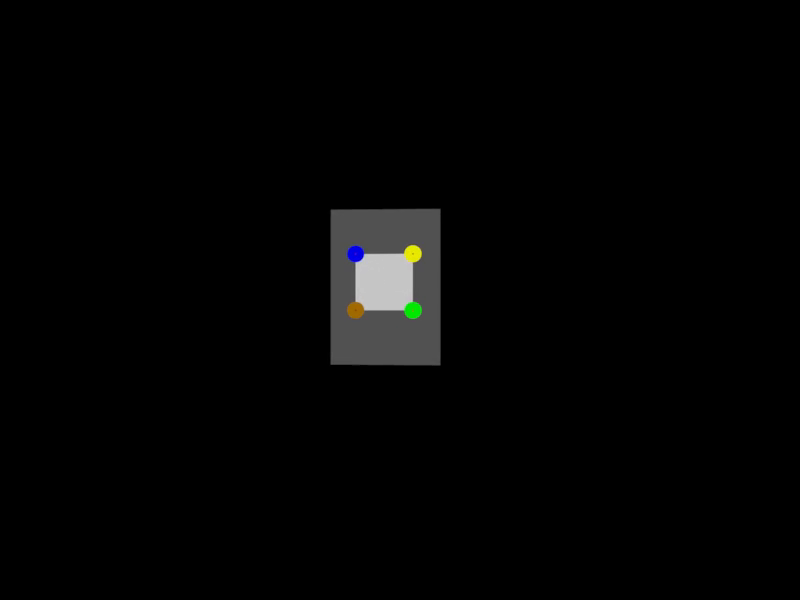
#> input picture frame 88 of q1/padrao.mp4, 800 x 600 px
$ python q1.py
#> lines starting #> are read from the running program, lines starting #| are printed output that depends on the picture; after the words box and inside, x2 and y2 are one past the last pixel; in counts of white or black regions, pixels touching at a corner belong together
#> further down, frame is the input picture: shape (600, 800, 3); mean B, G, R 3.6, 3.7, 3.7
#!/usr/bin/python
# -*- coding: utf-8 -*-
# Vídeo deste código rodando
# https://youtu.be/SjwakdVQnI8

# Este NÃO é um programa ROS

from __future__ import print_function, division

import cv2
import os,sys, os.path
import numpy as np
import math

print("Rodando Python versão ", sys.version)
print("OpenCV versão: ", cv2.__version__)
print("Diretório de trabalho: ", os.getcwd())

# Arquivos necessários
video = "padrao.mp4"

## Trecho trazido do notebook com a explicação

#Fonte para escritas da opencv
font = cv2.FONT_HERSHEY_COMPLEX_SMALL


def crosshair(img, point, size, color):
    """ Desenha um crosshair centrado no point.
        point deve ser uma tupla (x,y)
        color é uma tupla R,G,B uint8
    """
    x,y = point
    cv2.line(img,(x - size,y),(x + size,y),color,2)
    cv2.line(img,(x,y - size),(x, y + size),color,2)

def texto(img, a, p, thick=1,sz=1 ):
    """Escreve na img RGB dada a string a na posição definida pela tupla p"""
    cv2.putText(img, str(a), p, font,sz,(200,200,0),thick,cv2.LINE_AA)


def center_of_contour(contorno):
    """ Retorna uma tupla (cx, cy) que desenha o centro do contorno"""
    M = cv2.moments(contorno)
    # Condição inicial
    if M["m00"] == 0:
        M["m00"] = 1
    # Usando a expressão do centróide definida em: https://en.wikipedia.org/wiki/Image_moment
    cX = int(M["m10"] / M["m00"])
    cY = int(M["m01"] / M["m00"])
    return (int(cX), int(cY))


def centro_maior_contorno(mask):
    """Retorna uma tupla com (x,y) do centro do maior contorno da imagem binária passada como entrada.
        Retorna também o contorno para plot
    """
    contornos, arvore = cv2.findContours(mask, cv2.RETR_TREE, cv2.CHAIN_APPROX_SIMPLE)
    maior = -1.0
    maior_c = None
    for c in contornos:
        a = cv2.contourArea(c) # área
        if a > maior:
            p = center_of_contour(c) # centro de massa
            maior = a
            maior_c = c
    return p,maior_c

def dist(p0, p1):
    """Retorna a distância entre duas tuplas (x,y)"""
    dx = p0[0] - p1[0]
    dy = p0[1] - p1[1]
    return math.sqrt(math.pow(dx,2) + math.pow(dy, 2))

def middle(p0, p1):
    p = p0
    t = p1
    return (int((p[0]+t[0])/2.0), int((p[1]+t[1])/2.0))

def processa_dist(frame_bgr, f, H):
    """ Recebe um frame BGR e mede a distância em pixels entre os círculos verde e amarelo presentes na imagem"""
#> called with f = 1190, H = 0.1

    # Isolating the yellow circle
    ret, y = cv2.threshold(frame_bgr[:,:,2], 230, 255, cv2.THRESH_BINARY) # Veja https://github.com/mirwox/revisao2020
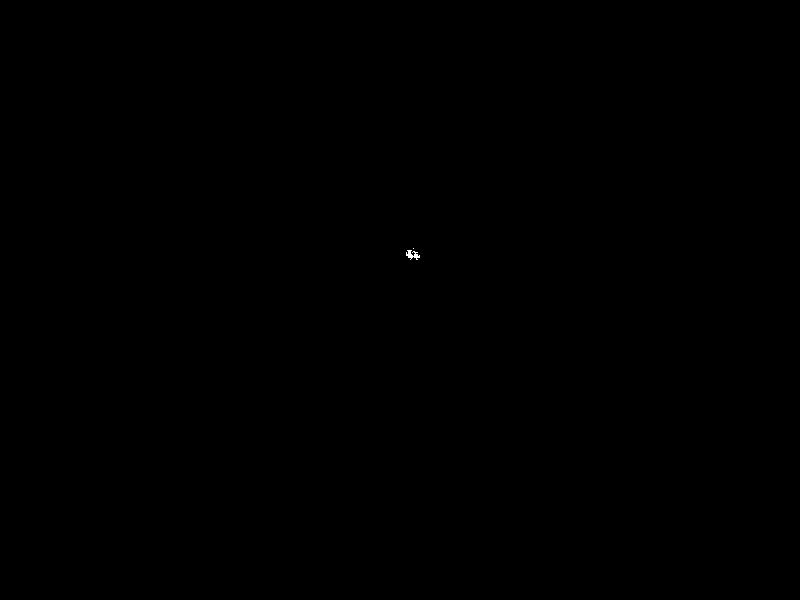
#> y: shape (600, 800); 0.02% white; 2 white regions (1 under 20 px), largest, box (x1, y1, x2, y2) and area: (406, 250, 420, 260) 74
    img = frame_bgr.copy()

    # isolating the green circle
    g_in = img[:,:,1]&(~img[:,:,2])
    ret,g = cv2.threshold(g_in, 230, 255, cv2.THRESH_BINARY)
#> g: shape (600, 800); 0.02% white; 2 white regions (1 under 20 px), largest, box (x1, y1, x2, y2) and area: (406, 304, 420, 318) 109

    # creation of an image for display purposes
    or_img = y|g
#> or_img: shape (600, 800); 0.04% white; 4 white regions (2 under 20 px), largest, box (x1, y1, x2, y2) and area: (406, 304, 420, 318) 109, (406, 250, 420, 260) 74
    or_bgr = cv2.cvtColor(or_img, cv2.COLOR_GRAY2BGR)
#> or_bgr: shape (600, 800, 3); 0.04% white; 4 white regions (2 under 20 px)

    # Finding the contours
    centro_yellow,cont_yellow  = centro_maior_contorno(y)
#> in centro_maior_contorno, `contornos, arvore = cv2.findContours(mask, cv2.RETR_TREE, cv2.CHAIN_AP..`: contornos = 2 contours, 1 with area under 20; largest, box (x1, y1, x2, y2) and area: (406, 250, 420, 260) 44; arvore = [[1, -1, -1, -1], [-1, 0, -1, -1]]
#> the loop in centro_maior_contorno, `for c in contornos:` made 2 passes
#> (a, cX in center_of_contour, cY in center_of_contour, maior) on pass 1: (44, 411, 254, 44)
#> (c, a) on pass 2: ([[413, 248]], 0)
#> after the loop in centro_maior_contorno, `for c in contornos:`: maior = 44; maior_c = contour of 42 points, box (x1, y1, x2, y2) (406, 250, 420, 260), area 44
#> centro_yellow = (411, 254); cont_yellow has the same summary as maior_c in centro_maior_contorno
    centro_green, cont_green = centro_maior_contorno(g)
#> in centro_maior_contorno (call 2), `contornos, arvore = cv2.findContours(mask, cv2.RETR_TREE, cv2.CHAIN_AP..`: contornos = 4 contours, 3 with area under 20; largest, box (x1, y1, x2, y2) and area: (406, 304, 420, 318) 100; arvore = [[1, -1, -1, -1], [-1, 0, 2, -1], [3, -1, -1, 1], [-1, 2, -1, 1]]
#> the loop in centro_maior_contorno (call 2), `for c in contornos:` made 4 passes
#> (a, cX in center_of_contour, cY in center_of_contour, maior, maior_c) on pass 1: (0, 0, 0, 0, [[419, 306]])
#> (a, cX in center_of_contour, cY in center_of_contour, maior) on pass 2: (99.5, 412, 309, 99.5)
#> centro_green = (412, 309); cont_green = contour of 28 points, box (x1, y1, x2, y2) (406, 304, 420, 318), area 100

    # Drawing the centers
    crosshair(or_bgr, centro_yellow, 5, (0,0,255))
#> in crosshair, `x,y = point`: x = 411; y = 254
#> in crosshair, `cv2.line(img,(x,y - size),(x, y + size),color,2)`: img: shape (600, 800, 3); mean B, G, R 0.1, 0.1, 0.1
    crosshair(or_bgr, centro_green, 5, (0,0,255))
#> in crosshair (call 2), `cv2.line(img,(x - size,y),(x + size,y),color,2)`: img: shape (600, 800, 3); mean B, G, R 0.1, 0.1, 0.1
#> in crosshair (call 2), `cv2.line(img,(x,y - size),(x, y + size),color,2)`: img: shape (600, 800, 3); mean B, G, R 0.1, 0.1, 0.1

    # Drawing contours
    cv2.drawContours(or_bgr, [cont_yellow], -1, [0, 255, 255], 2);
#> or_bgr: shape (600, 800, 3); mean B, G, R 0, 0.1, 0.1
    cv2.drawContours(or_bgr, [cont_green], -1, [0, 255, 0], 2);
#> or_bgr: shape (600, 800, 3); mean B, G, R 0, 0.1, 0.1

    # Drawing labels
    font = cv2.FONT_HERSHEY_SIMPLEX
    texto(or_bgr, "Amarelo", centro_yellow)
    texto(or_bgr, "Verde", centro_green)

    # Drawing a line between the 2 points
    cv2.line(or_bgr,centro_yellow,centro_green,(0,0,230), 1)
#> or_bgr: shape (600, 800, 3); mean B, G, R 0.3, 0.4, 0.1

    # calculate measurements
    h = dist(centro_yellow,centro_green)
#> in dist, `dx = p0[0] - p1[0]`: dx = -1
#> in dist, `dy = p0[1] - p1[1]`: dy = -55
#> h = 55.01
    texto(or_bgr, "h = {:2.1f}".format(h), middle(centro_yellow, centro_green))
#> in middle, `p = p0`: p = (411, 254)
#> in middle, `t = p1`: t = (412, 309)

    # Computing distance D
    D = f*H/h
#> D = 2.16

    texto(or_bgr, "D={:2.3f}m".format(D), (100,100), thick=1, sz=3 )
#> call 4 of texto, with a = 'D=2.163m', p = (100, 100), thick = 1, sz = 3
#> in texto (call 4), `cv2.putText(img, str(a), p, font,sz,(200,200,0),thick,cv2.LINE_AA)`:
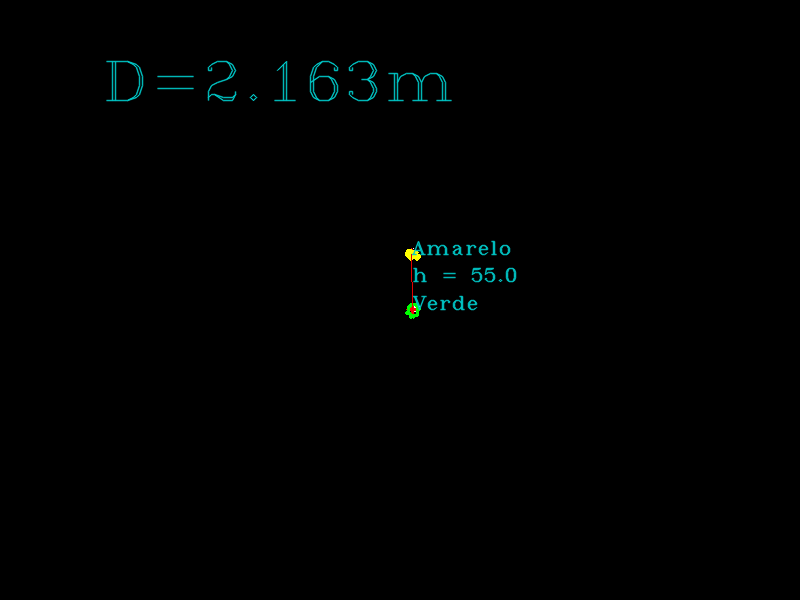
#> img: shape (600, 800, 3); mean B, G, R 1, 1.2, 0.1


    return or_bgr

## Fim do trecho trazido do notebook


if __name__ == "__main__":

    # Inicializa a aquisição da webcam
    cap = cv2.VideoCapture(video)


    print("Se a janela com a imagem não aparecer em primeiro plano dê Alt-Tab")

    while(True):
        # Capture frame-by-frame
        ret, frame = cap.read()

        if ret == False:
            #print("Codigo de retorno FALSO - problema para capturar o frame")
            cap.set(cv2.CAP_PROP_POS_FRAMES, 0)
            continue
            #sys.exit(0)

        # Our operations on the frame come here
        rgb = cv2.cvtColor(frame, cv2.COLOR_BGR2RGB)
        gray = cv2.cvtColor(frame, cv2.COLOR_BGR2GRAY)

        out = processa_dist(frame, f=1190, H=0.1)


        # NOTE que em testes a OpenCV 4.0 requereu frames em BGR para o cv2.imshow
        cv2.imshow('Entrada', frame)
        cv2.imshow('Resposta', out)
        # moveWindow usado para uma janela não se sobrepor à outra
        cv2.moveWindow('Resposta', 300, 250)

        if cv2.waitKey(1) & 0xFF == ord('q'):
#> (key q is pressed here)
            break

    # When everything done, release the capture
    cap.release()
    cv2.destroyAllWindows()

$ run again, starting later in the video
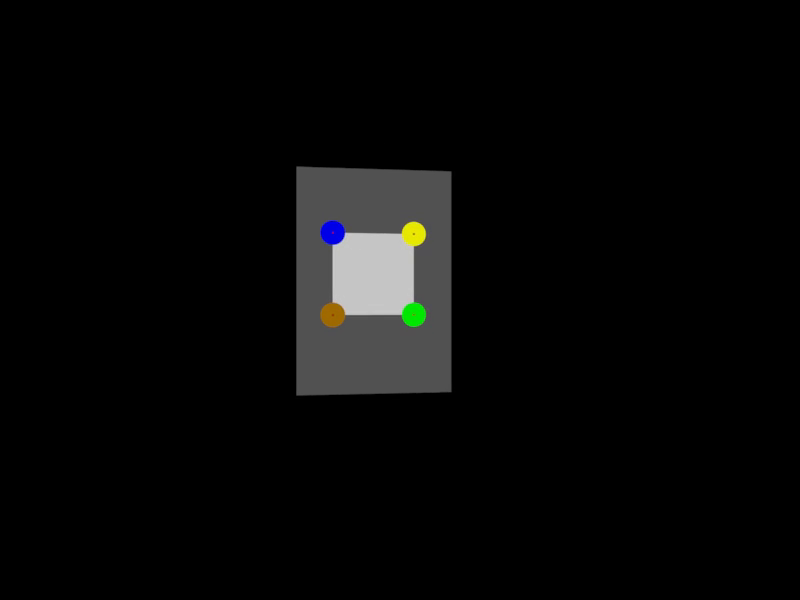
#> input picture frame 708 of q1/padrao.mp4, 800 x 600 px
#> frame is the input picture: shape (600, 800, 3); mean B, G, R 7.3, 7.6, 7.5
#> g: shape (600, 800); 0.05% white; 3 white regions (2 under 20 px), largest, box (x1, y1, x2, y2) and area: (404, 304, 424, 326) 249
#> or_img: shape (600, 800); 0.1% white; 10 white regions (8 under 20 px), largest, box (x1, y1, x2, y2) and area: (404, 304, 424, 326) 249, (405, 226, 424, 242) 207
#> contornos = 15 contours, 14 with area under 20; largest, box (x1, y1, x2, y2) and area: (405, 226, 424, 242) 191; arvore = 15 rows, first 6: [1, -1, -1, -1], [2, 0, -1, -1], [3, 1, -1, -1], [4, 2, -1, -1], [5, 3, -1, -1], [14, 4, 6, -1]
#> the loop in centro_maior_contorno, `for c in contornos:` made 15 passes
#> (a, cX in center_of_contour, cY in center_of_contour, maior, maior_c) on passes 1, 4: (0, 0, 0, 0, [[406, 240], [406, 241]]), (0.5, 417, 226, 0.5, [[417, 226], [418, 227], [418, 226]])
#> after the loop in centro_maior_contorno, `for c in contornos:`: maior = 191; maior_c = contour of 44 points, box (x1, y1, x2, y2) (405, 226, 424, 242), area 191
#> centro_yellow = (413, 234); cont_yellow has the same summary as maior_c in centro_maior_contorno
#> contornos = 12 contours, 10 with area under 20; largest, box (x1, y1, x2, y2) and area: (404, 304, 424, 326) 270, (409, 311, 417, 320) 44; arvore = [[1, -1, -1, -1], [-1, 0, 2, -1], [3, -1, -1, 1], [4, 2, -1, 1], [5, 3, -1, 1], [6, 4, -1, 1], [7, 5, -1, 1], [9, 6, 8, 1], [-1, -1, -1, 7], [10, 7, -1, 1], [11, 9, -1, 1], [-1, 10, -1, 1]]
#> the loop in centro_maior_contorno (call 2), `for c in contornos:` made 12 passes
#> (a, cX in center_of_contour, cY in center_of_contour, maior, maior_c) on pass 1: (0, 0, 0, 0, [[412, 325]])
#> centro_green = (414, 314); cont_green = contour of 47 points, box (x1, y1, x2, y2) (404, 304, 424, 326), area 270
#> in crosshair, `x,y = point`: x = 413; y = 234
#> dx = -1
#> dy = -80
#> h = 80.01
#> in middle, `p = p0`: p = (413, 234)
#> t = (414, 314)
#> D = 1.49
#> in texto (call 4), `cv2.putText(img, str(a), p, font,sz,(200,200,0),thick,cv2.LINE_AA)`:
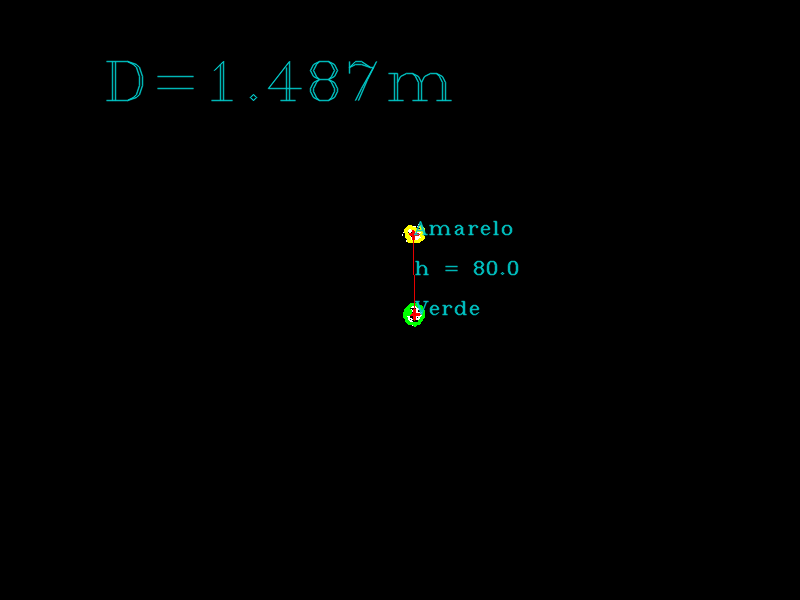
#> img: shape (600, 800, 3); mean B, G, R 1.1, 1.3, 0.2
